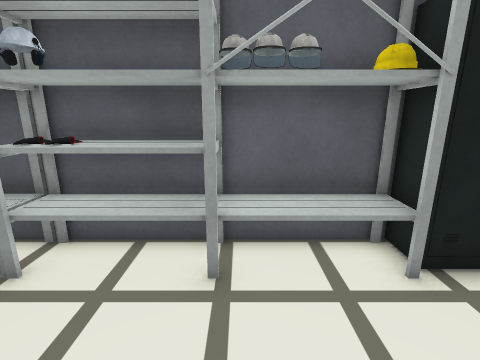
[1] (above)

13 first-person views from a walk through a 3-D level made in the Unity game engine. The camera is 1.4 m above the floor, tilts 14° down and sees 85° across. The floor is counted in squares, 0.5 m on a side. Each view is taken from the middle of a square. On the plan, view 1 faces up. The plan holds only what a view shows up to about 19 squares ahead; the rest is blank. The place goes on beyond the plan. The player is left out. Some animated figures are left out. Some surface patterns are stand-ins.

[2]
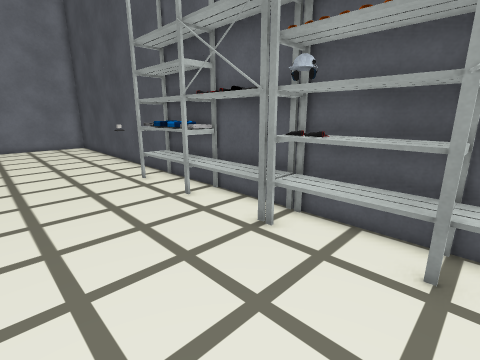

[3]
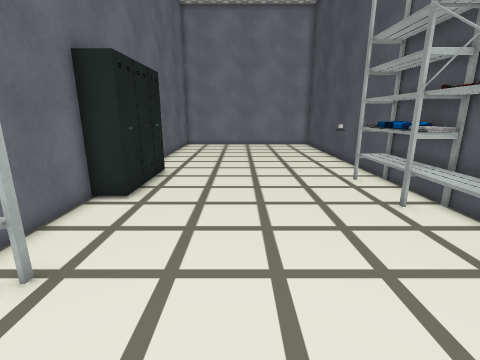

[4]
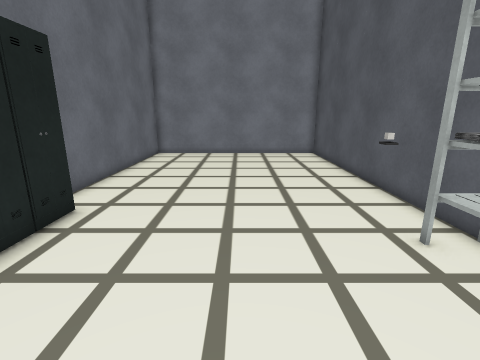

[5]
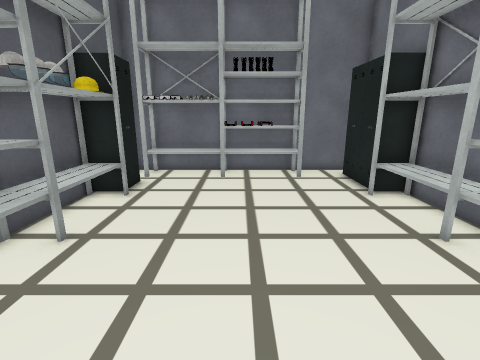

[6]
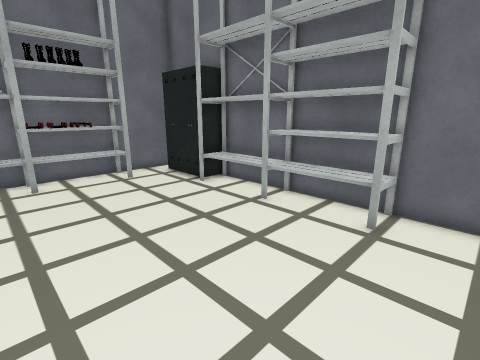

[7]
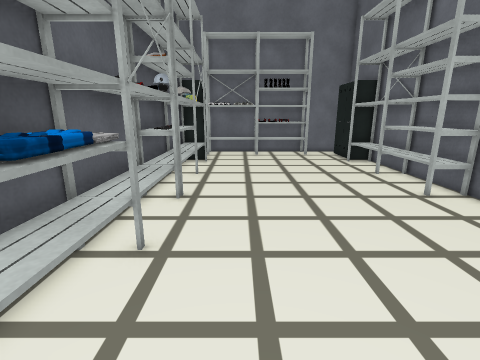

[8]
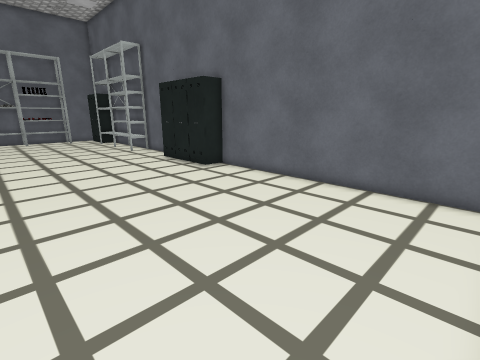

[9]
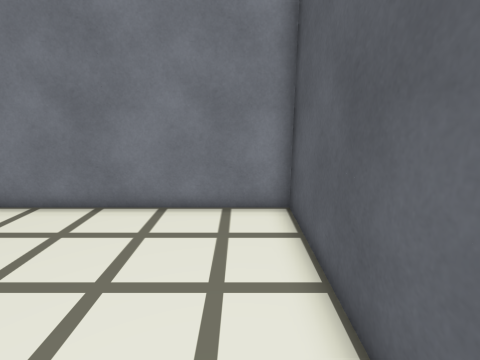

[10]
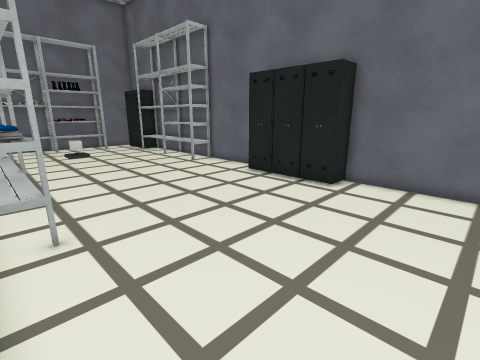

[11]
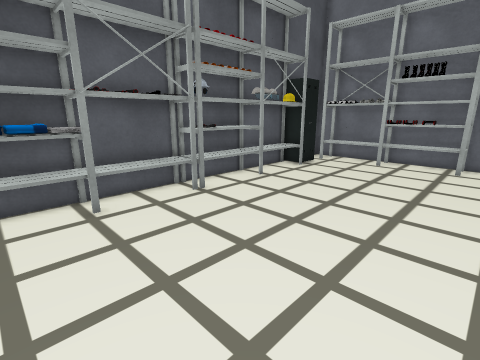

[12]
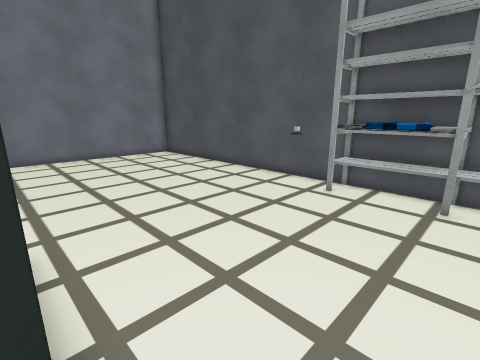

[13]
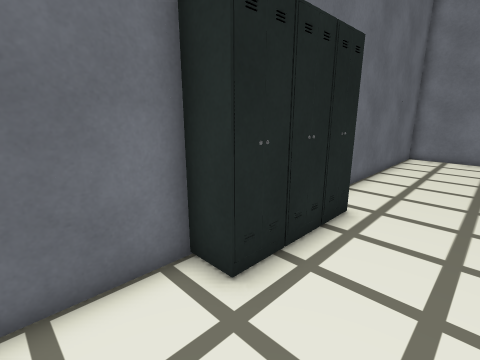

### Floor plan
Key: @ floor where view 1 was taken; # wall or solid block; . floor; O other object.
Columns run from 26 left of view 1 to 8 right of it. Each row starts with its distance up from view 1.
  6 ##############################   ##
  5 #..............O###OOO#OOOOOOO   .#
  4 #............O.O#OOOOOOOOOOOOO##OO#
  3 #...............................OO#
  2 #...............................OO#
  1 #...............................OO#
  0 #.........................@.....O##
 -1 #...............................###
 -2 #...............................OO#
 -3 #...............................OO#
 -4 #.................................#
 -5 #............#####....OOOOOOOO###.#
 -6 ##############   ######OOOOOO##   #

Positions as (right, up) in squares from view 1, and headings:
1: (0, 0), facing up
2: (0, -1), facing up-left
3: (0, -1), facing left
4: (-6, 0), facing left
5: (-6, 0), facing right
6: (-6, 2), facing down-right
7: (-13, 2), facing right
8: (-25, 4), facing down-right
9: (-18, 4), facing left
10: (-18, 5), facing down-right
11: (-10, -4), facing up-right
12: (-7, -5), facing up-left
13: (-6, -2), facing down-left
